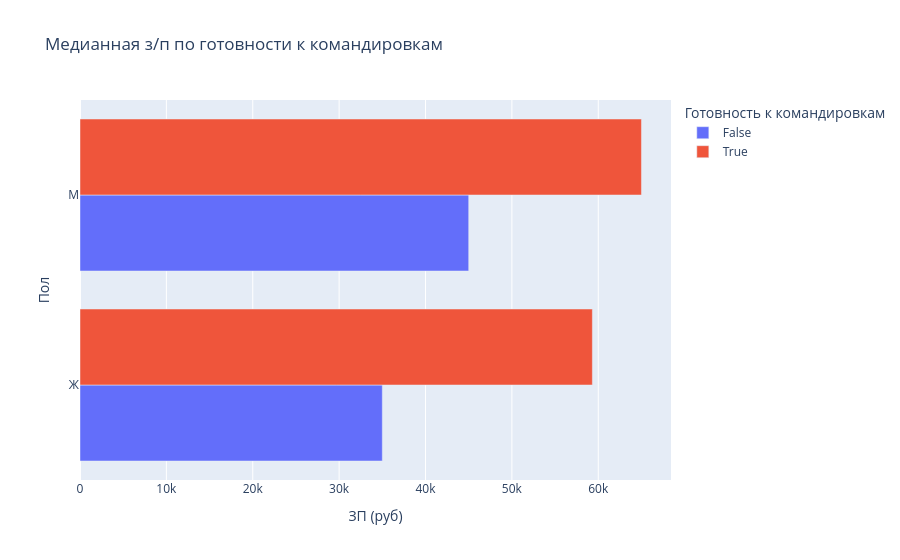

The notebook cell this image was saved under:
### Markdown cell above
- Наиболее высокая желаемая ЗП при не готовности к переезду наблюдается в Москве
- Наиболее высокая желаемая ЗП при готовности к переезду наблюдается в других городах(возможно аномаьлный выброс)

### Code cell
bar_data = data.groupby(
    ['Готовность к командировкам', 'Пол'],
    as_index=False
)['ЗП (руб)'].median()
fig = px.bar(
    data_frame=bar_data,
    y='Пол',
    x='ЗП (руб)',
    barmode="group",
    color='Готовность к командировкам',
    orientation='h',
    title='Медианная з/п по готовности к командировкам'
)
fig.show()

### Figure 1 — Plotly figure (JSON) as saved in the notebook; plotly's stock layout.template omitted (floating-point values rounded to 4 significant figures)
{"data": [{"alignmentgroup": "True", "hovertemplate": "Готовность к командировкам=False<br>ЗП (руб)=%{x}<br>Пол=%{y}<extra></extra>", "legendgroup": "False", "marker": {"color": "#636efa", "pattern": {"shape": ""}}, "name": "False", "offsetgroup": "False", "orientation": "h", "showlegend": true, "textposition": "auto", "type": "bar", "x": [35000.0, 45000.0], "xaxis": "x", "y": ["Ж", "М"], "yaxis": "y"}, {"alignmentgroup": "True", "hovertemplate": "Готовность к командировкам=True<br>ЗП (руб)=%{x}<br>Пол=%{y}<extra></extra>", "legendgroup": "True", "marker": {"color": "#EF553B", "pattern": {"shape": ""}}, "name": "True", "offsetgroup": "True", "orientation": "h", "showlegend": true, "textposition": "auto", "type": "bar", "x": [59320.0, 65000.0], "xaxis": "x", "y": ["Ж", "М"], "yaxis": "y"}], "layout": {"barmode": "group", "legend": {"title": {"text": "Готовность к командировкам"}, "tracegroupgap": 0}, "title": {"text": "Медианная з/п по готовности к командировкам"}, "xaxis": {"anchor": "y", "domain": [0, 1], "title": {"text": "ЗП (руб)"}}, "yaxis": {"anchor": "x", "domain": [0, 1], "title": {"text": "Пол"}}}}
